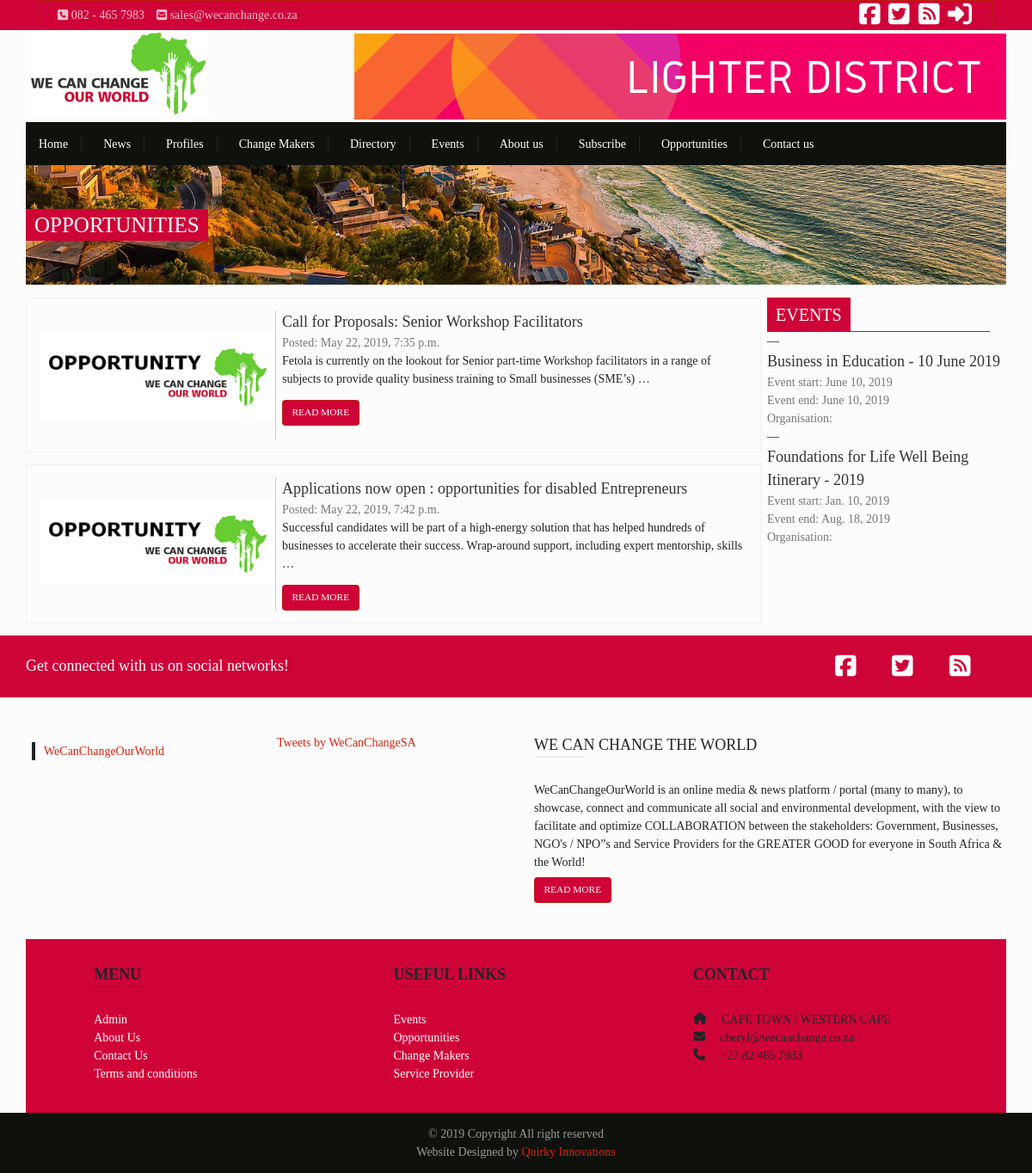
Screenshot of /opportunities/ with the database file from the repository.
### mainsite/models.py (models this page shows, shortened)
class Opportunity(models.Model):
    locations = (
        ('Eastern Cape', 'Eastern Cape'),
        ('Free State', 'Free State'),
        ('Gauteng', 'Gauteng'),
        ('KwaZulu-Natal', 'KwaZulu-Natal'),
        ('Limpopo', 'Limpopo'),
        ('Mpumalanga', 'Mpumalanga'),
        ('North West', 'North West'),
        ('Northern Cape', 'Northern Cape'),
        ('Western Cape', 'Western Cape'),
    )
    terms = (
        ('Fixed Term', 'Fixed Term'),
        ('Permanent', 'Permanent'),
    )
    name = models.CharField(max_length=100)
    slug = models.SlugField(max_length=150, unique=True)
    category = models.ForeignKey(Category, on_delete=models.CASCADE, default=2)
    date_posted = models.DateTimeField(default=timezone.now)
    expect = models.TextField(max_length=150, blank=True)
    description = RichTextUploadingField()
    company_name = models.CharField(max_length=100, blank=True)
    company_email = models.EmailField(blank=True)
    role = models.CharField(max_length=50, blank=True)
    reporting_to = models.CharField(max_length=50, blank=True)
    employment_term = models.CharField(max_length=20, choices=terms, blank=True)
    location = models.CharField(max_length=20, choices=locations)
    city = models.CharField(max_length=50, blank=True)
    company_logo = models.FileField(upload_to='opportunities/',
                                    default='/static/images/wecanchangeopportunity.jpg')
    ngo_or_npo = models.ForeignKey(Organisation,
                                        blank=True,
                                        on_delete=models.CASCADE,
                                        null=True,
                                        help_text=u'Assign Opportunity to NGO, NPO or leave blank',
                                        )
    company = models.ForeignKey(Company,
                                     blank=True,
                                     on_delete=models.CASCADE,
                                     null=True,
                                     help_text=u'Assign Opportunity to Company or leave blank',
                                     )
    service_provider = models.ForeignKey(ServiceProvider,
                                         blank=True,
                                         help_text=u'Assign post to Service Provider',
                                         on_delete=models.CASCADE,
                                         null=True
                                         )
    class Meta:
        verbose_name = u'Jobs'
        verbose_name_plural = u'Jobs'

class Event(models.Model):
    name = models.CharField(max_length=100, help_text=u'Event name')
    slug = models.SlugField(max_length=150, unique=True)
    category = models.ForeignKey(Category, on_delete=models.CASCADE, help_text=u'Category name')
    start_date = models.DateField(u'Starting Date', default=date.today, help_text=u'Starting Date')
    end_date = models.DateField(u'Ending Date', help_text=u'Ending Date')
    start_time = models.TimeField(u'Starting time', help_text=u'Starting time')
    end_time = models.TimeField(u'Ending time', help_text=u'Ending time')
    organisation_name = models.CharField(max_length=100, blank=True)
    organisation_email = models.EmailField()
    organisation_phone = models.CharField(max_length=15, blank=True)
    event_main_guest = models.FileField(upload_to='events/', default='static/images/noprofile.png')
    event_main_guest_name = models.CharField(max_length=100, blank=True)
    event_address = models.CharField(max_length=255, blank=True)
    venue_name = models.CharField(max_length=50, blank=True)
    expect = models.TextField(max_length=368)
    notes = RichTextUploadingField(blank=True)
    ngo_or_npo = models.ForeignKey(Organisation,
                                        on_delete=models.CASCADE,
                                        blank=True,
                                        null=True,
                                        help_text=u'Assign Event to NGO, NPO or leave blank',
                                        )
    company = models.ForeignKey(Company,
                                     blank=True,
                                     null=True,
                                     on_delete=models.CASCADE,
                                     help_text=u'Assign Event to Company or leave blank',
                                     )
    service_provider = models.ForeignKey(ServiceProvider,
                                         blank=True,
                                         help_text=u'Assign post to Service Provider',
                                         on_delete=models.CASCADE,
                                         null=True
                                         )
    class Meta:
        verbose_name = u'Event'
        verbose_name_plural = u'Events'
    def get_absolute_url(self):
        return reverse('event-single', kwargs={'slug': self.slug})

### mainsite/views.py (the view)
# urls.py: path('opportunities/', views.opportunities, name="opportunities"),
def opportunities(request):
    opportunities = Opportunity.objects.all()
    return render(request, 'pages/opportunities.html', {'title': 'Opportunities', 'opportunities': opportunities, 'active': True})

### mainsite/context_processors.py (called while the page is built)
def categories(request):
    categories_list = Category.objects.all().order_by('name')
    return {
        'categories': categories_list,
    }

def events(request):
    events_list = Event.objects.all().order_by('-start_date')
    return {
        'events': events_list
    }

### templates/pages/opportunities.html
{% extends 'base.html' %}
{% block content_full %}
    <div class="page-header d-flex align-items-center opportunity-page">
        <div class="pt-2 pb-2">
            <h1>Opportunities</h1>
        </div>
    </div>
{% endblock %}
{% block content %}
<div class="opportunities">
    <div class="container">
    {% for opportunity in opportunities%}
    <div class="row mt-3  opportunity-item p-3">
        <div class="col-md-4">
            <div class="opportunity-image">
                <img src="{{ opportunity.company_logo.url }}" alt="">
            </div>
        </div>
        <div class="col-md-8 pl-2 border-left">
            <div class="opportunity">
                <div class="opportunity-header">
                    <a href="{% url 'opportunities' %}{{ opportunity.slug }}"><h6>{{ opportunity.name }}</h6></a>
                    <small class="text-muted">Posted: {{ opportunity.date_posted }}</small>
                </div>
                <div class="opportunity-body">
                    <p>{{ opportunity.description|safe|truncatewords:25 }}</p>
                    <a href="{% url 'opportunities'%}{{ opportunity.slug }}" class="btn btn-primary mt-3">read more</a>
                </div>
            </div>
        </div>
    </div>
    {% endfor %}
        </div>
</div>
{% endblock %}
{% block sidebar %}
    <div class="sidebar ml-2 mt-3">
        <h6 class="title">Events</h6>
        {% include 'includes/events.html' %}
    </div>
{% endblock %}

### templates/includes/events.html
<div class="events">
    <ul>
        {% for event in events %}
            &mdash;<li>
                <a href="{{ event.get_absolute_url }}"><h6 class="bol-text">{{ event.name }}</h6></a>
                <div class="event-details">
                    <p class="text-muted">Event start: {{ event.start_date }}</p>
                    <p class="text-muted">Event end: {{ event.end_date }}</p>
                    <p class="text-muted">Organisation: {{ event.organisation }}</p>
                </div>
            </li>
        {% endfor %}
    </ul>
</div>

### static/css/style.css (style rules this page uses)
html, body, div, span, applet, object, iframe, h1, h2, h3, h4, h5, h6, p, blockquote, pre, a, abbr, acronym, address, big, cite, code, del, dfn, em, img, ins, kbd, q, s, samp, small, strike, strong, sub, sup, tt, var, b, u, i, center, dl, dt, dd, ol, ul, li, fieldset, form, label, legend, table, caption, tbody, tfoot, thead, tr, th, td, article, aside, canvas, details, embed, figure, figcaption, footer, header, hgroup, menu, nav, output, ruby, section, summary, time, mark, audio, video { margin: 0; padding: 0; border: 0; font-size: 100%; font: inherit; vertical-align: baseline; font-size:14px; }
body { line-height: 1.5; font-family:'Poppins-light'; font-weight:300; }
.bol-text { font-family:'Poppins-medium' }
ol, ul { list-style: none; }
h1 { font-size: 36px; text-transform:uppercase }
h6 { font-size: 18px }
.bg-primary, .btn-primary, .change-makers-container { background-color: #cf0338 !important; }
.btn-primary { background-image: unset; }
.btn { text-transform: uppercase; }
[class^="col-"] { padding-left: 0; padding-right: 0; }
a h6 { color: #333; text-decoration:none; }
.page-header { min-height: 140px; border-bottom: 1px solid #f1f1f1; }
.page-header div h1 { background-color: #ce0338; display: inline-block; padding: 0 10px; color: #fff; font-size: 25px; position:relative; z-index:2 }
.opportunity-page { background:url(../images/background.jpg) no-repeat; background-size:cover; background-position:center; }
.title { font-family: 'Poppins-medium'; text-transform: uppercase; font-size: 20px; background: #ce0338; padding: 5px 10px; color: #fff; display: inline-block; position:relative }
.title::before { content: ''; position: absolute; border-bottom: 1px solid #ce0338; bottom: 0; width: 21.6vw; left: 0; }
.page-header { margin-left:-15px; margin-right:-15px }
.opportunity-item { border:1px solid #f1f1f1; }
.opportunity-image { height:150px; }
.profile-item-image img, .opportunity-image img, .guest-image img, .founder-image img { width: 100%; height: 100%; object-fit: contain; border: none; }
.page-header { background-position: center bottom; background-repeat: no-repeat; background-size: cover; position:relative }

### rows the page displays
Opportunity: company_logo (picture), name "Call for Proposals: Senior Workshop Facilitators", date_posted "May 22, 2019, 7:35 p.m.", description "Fetola is currently on the lookout for Senior part-time Workshop facilitators in a range of subjects to provide quality business training to Small businesses (SME’s) …"
Opportunity: company_logo (picture), name "Applications now open : opportunities for disabled Entrepreneurs", date_posted "May 22, 2019, 7:42 p.m.", description "Successful candidates will be part of a high-energy solution that has helped hundreds of businesses to accelerate their success. Wrap-around support, including expert mentorship, skills …"
Event: name "Business in Education - 10 June 2019", start_date "June 10, 2019", end_date "June 10, 2019"
Event: name "Foundations for Life Well Being Itinerary - 2019", start_date "Jan. 10, 2019", end_date "Aug. 18, 2019"
